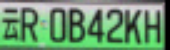
#> input picture data_process/1.png, 170 x 50 px
$ python video_noise.py   (older library calls are emulated)
#> lines starting #> are read from the running program, lines starting #| are printed output that depends on the picture; long printed decimals are rounded
#> further down, image is the input picture: shape (50, 170, 3); mean B, G, R 112, 151.4, 107.1
import os, cv2
import numpy as np
import matplotlib.pyplot as plt

def imshow(image):
    cv2.namedWindow("new")
    cv2.imshow("new", image)
    cv2.waitKey(0)
    cv2.destroyAllWindows()


def save_image(image, name, folder='./'):
    if not os.path.exists(folder):
        os.makedirs(folder)
    path = os.path.join(folder, name)
    cv2.imwrite(path, image)
    print("save image at {}".format(path))


# Function to add camera noise
def add_camera_noise(input_irrad_photons, qe=0.69, sensitivity=5.88,
                     dark_noise=2.29, bitdepth=12, baseline=100,
                     rs=np.random.RandomState(seed=42)):
    # Add shot noise
#> called with qe = 0.69, sensitivity = 5.88, dark_noise = 5, bitdepth = 12, baseline = 100
    photons = rs.poisson(input_irrad_photons, size=input_irrad_photons.shape)
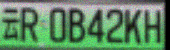
#> photons: shape (50, 170, 3) int64; mean B, G, R 112, 151.4, 107; drawn with min black and max white
    print(np.max(photons), np.min(photons))
#| 281 0

    # Convert to electrons
    electrons = qe * photons
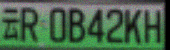
#> electrons: shape (50, 170, 3) float64; mean B, G, R 77.3, 104.5, 73.8

    # Add dark noise
    electrons_out = rs.normal(scale=dark_noise, size=electrons.shape) + electrons
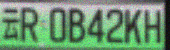
#> electrons_out: shape (50, 170, 3) float64; mean B, G, R 77.3, 104.5, 73.8; drawn with min black and max white
    print(np.max(electrons_out), np.min(electrons_out))
#| 189.718 -15.132
    # Convert to ADU and add baseline
    max_adu = np.int(2 ** bitdepth - 1)
    adu = (electrons_out * sensitivity).astype(np.int)  # Convert to discrete numbers
    print(np.max(adu), np.min(adu))
#| 1115 -88
    adu[adu > max_adu] = bitdepth  # models pixel saturation
    adu += baseline

    return adu


image = cv2.imread('./1.png')
image = add_camera_noise(image, sensitivity=5.88, dark_noise=5.)
# print(image)
image = image * 255. / (np.max(image) - np.min(image))
save_image(image, '2.png')
# imshow(image)
plt.imshow(image)
plt.show()
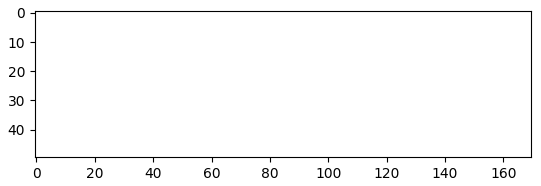
#> figure drawn by matplotlib, 1 panel; B, G, R data is drawn as R, G, B
plt.close()

$ run again, with data_process/10.png copied over data_process/1.png
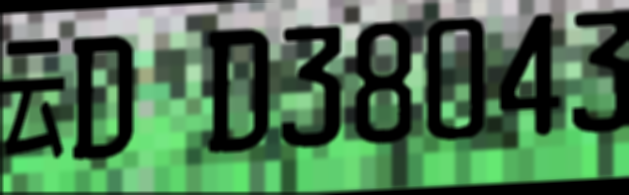
#> input picture data_process/10.png, 629 x 195 px
#> image is the input picture: shape (195, 629, 3); mean B, G, R 78.9, 111.6, 74.4
#| 286 0
#> in add_camera_noise, `electrons = qe * photons`:
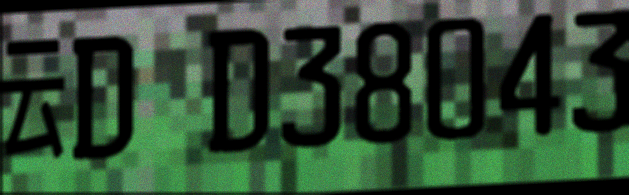
#> electrons: shape (195, 629, 3) float64; mean B, G, R 54.5, 77, 51.4
#| 201.121 -21.597
#| 1182 -126
#> `plt.show()`:
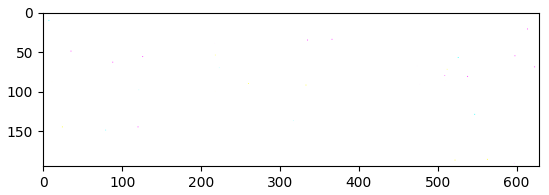
#> figure drawn by matplotlib, 1 panel; B, G, R data is drawn as R, G, B

$ run again, with data_process/dst.png copied over data_process/1.png
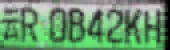
#> input picture data_process/dst.png, 170 x 50 px
#> image is the input picture: shape (50, 170, 3); mean B, G, R 111.3, 151.3, 106.3
#| 275 0
#> in add_camera_noise, `electrons = qe * photons`:
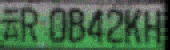
#> electrons: shape (50, 170, 3) float64; mean B, G, R 76.9, 104.3, 73.4
#> in add_camera_noise, `electrons_out = rs.normal(scale=dark_noise, size=electrons.shape) + el..`:
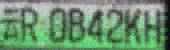
#> electrons_out: shape (50, 170, 3) float64; mean B, G, R 76.9, 104.3, 73.4; drawn with min black and max white
#| 190.137 -13.963
#| 1118 -82

$ run again, with data_process/云0B42KH.png copied over data_process/1.png
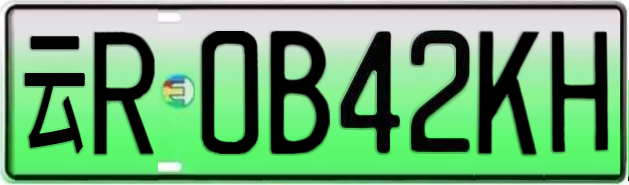
#> input picture data_process/云0B42KH.png, 629 x 185 px
#> image is the input picture: shape (185, 629, 3); mean B, G, R 112.7, 161.7, 106.4
#| 308 0
#> in add_camera_noise, `electrons_out = rs.normal(scale=dark_noise, size=electrons.shape) + el..`:
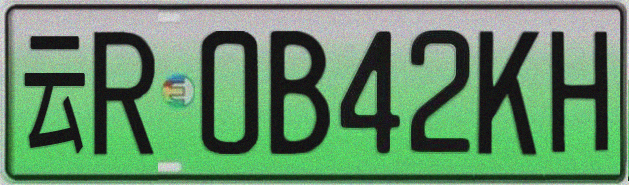
#> electrons_out: shape (185, 629, 3) float64; mean B, G, R 77.8, 111.6, 73.4; drawn with min black and max white
#| 217.747 -20.927
#| 1280 -123
#> `plt.show()`:
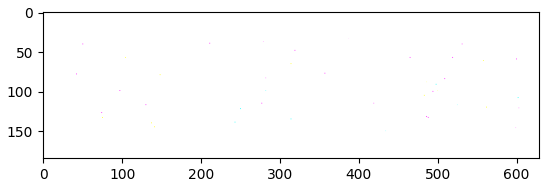
#> figure drawn by matplotlib, 1 panel; B, G, R data is drawn as R, G, B
